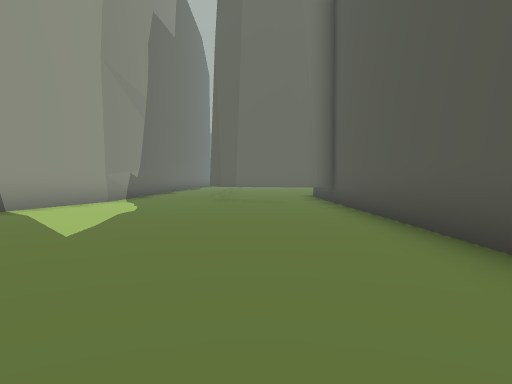
[1] (above)

24 first-person views from a walk through a 3-D level made in the Unity game engine. The camera is 1.2 m above the floor, tilts 2° down and sees 70° across. The floor is counted in squares, 2 m on a side. Each view is taken from the middle of a square. On the plan, view 1 faces up. The plan holds only what a view shows up to about 10 squares ahead; the rest is blank. The place goes on beyond the plan. The player is left out.

[2]
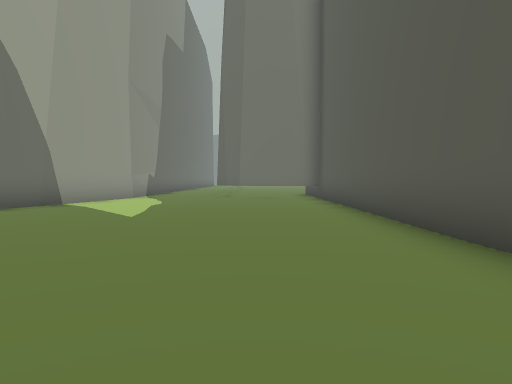

[3]
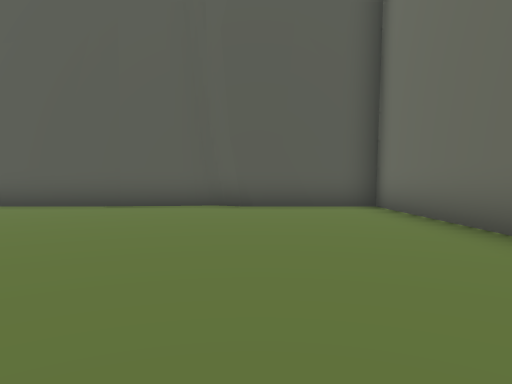

[4]
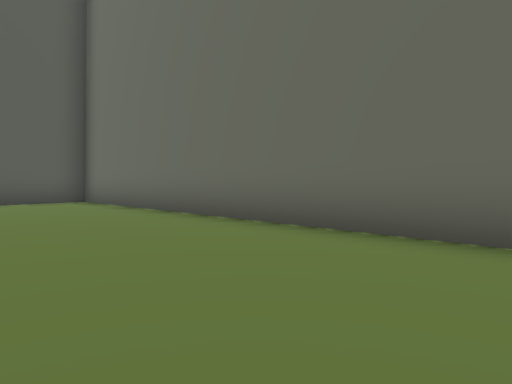

[5]
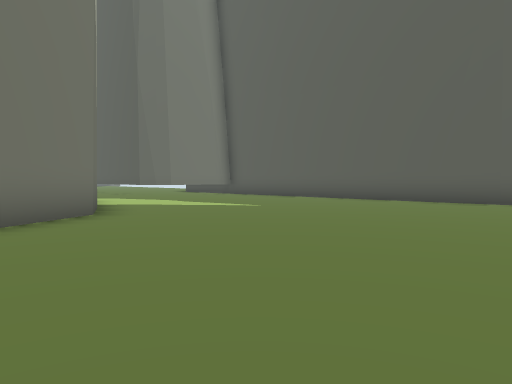

[6]
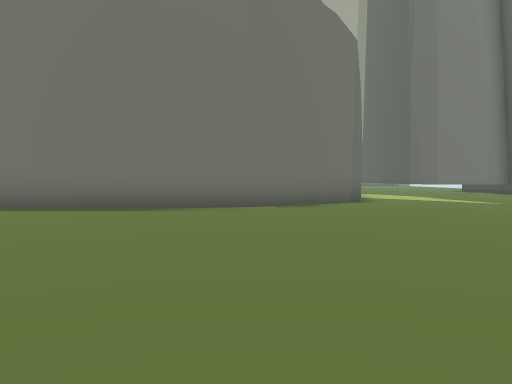

[7]
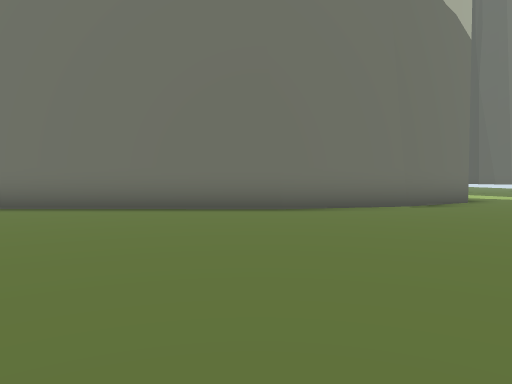

[8]
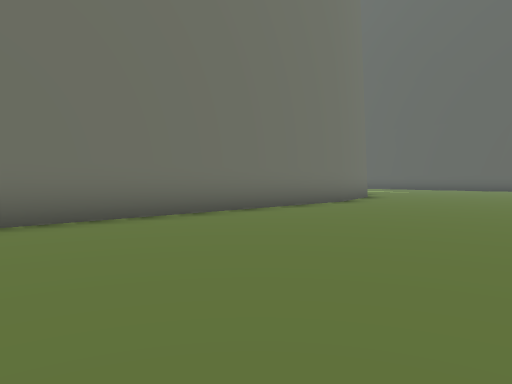

[9]
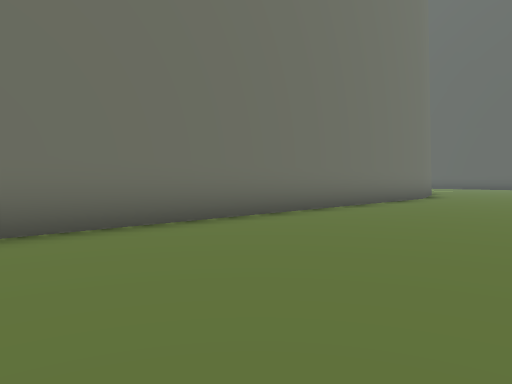

[10]
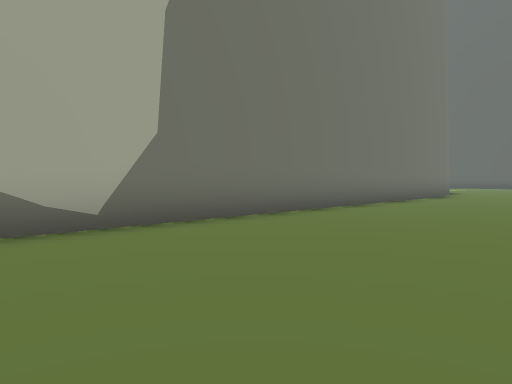

[11]
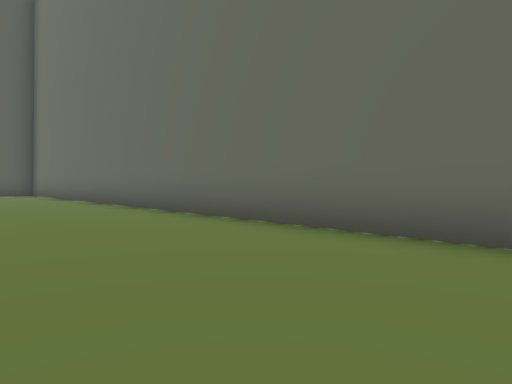

[12]
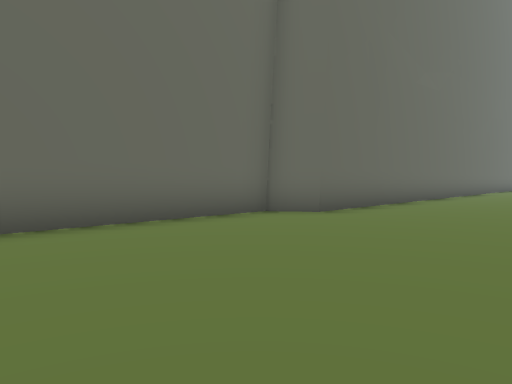

[13]
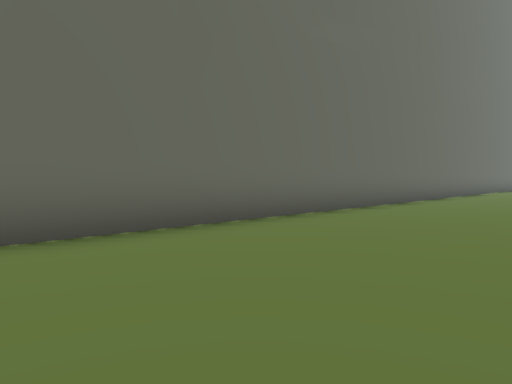

[14]
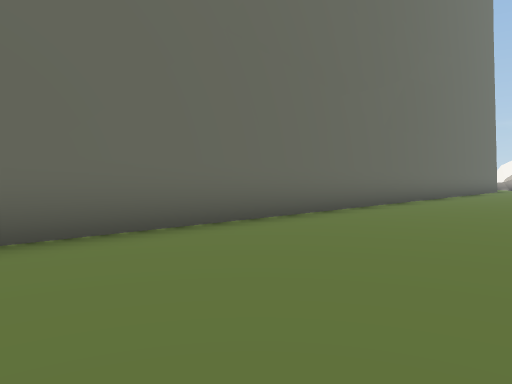

[15]
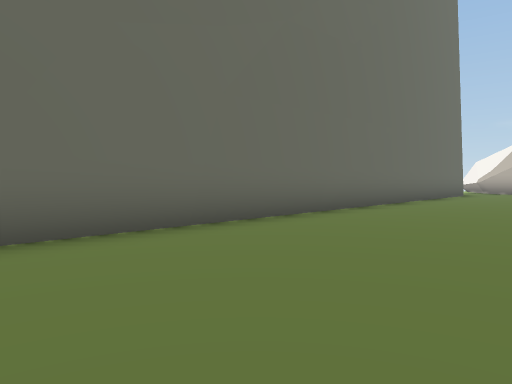

[16]
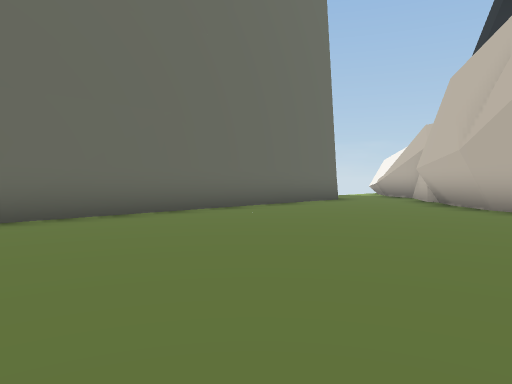

[17]
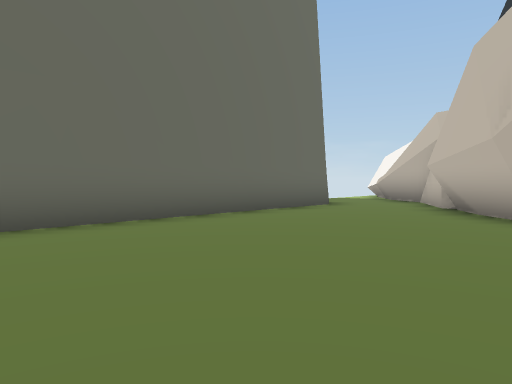

[18]
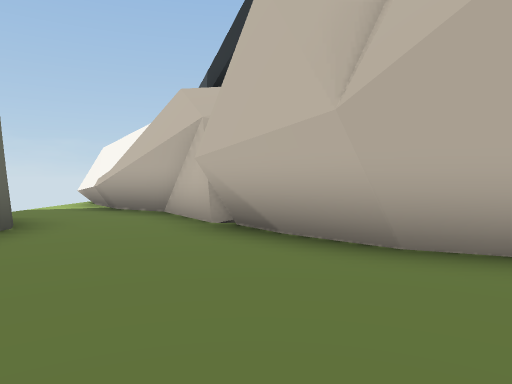

[19]
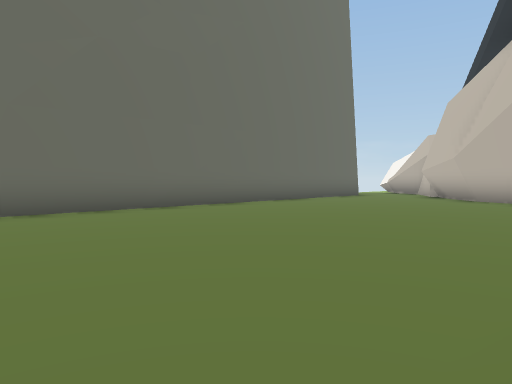

[20]
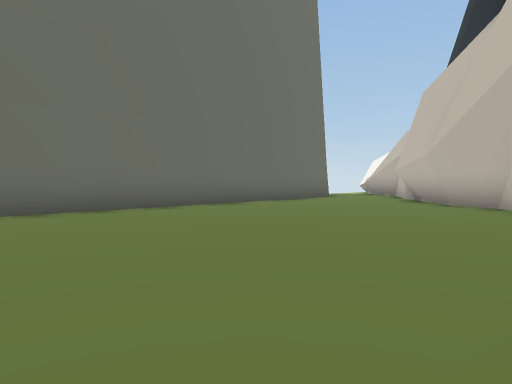

[21]
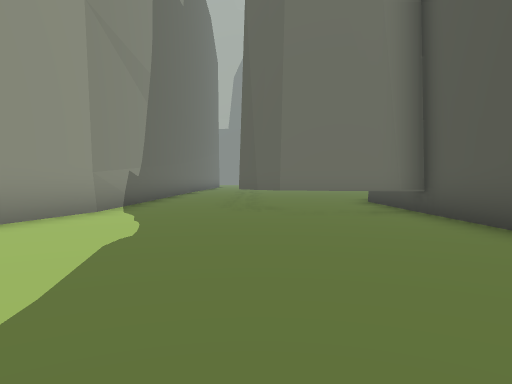

[22]
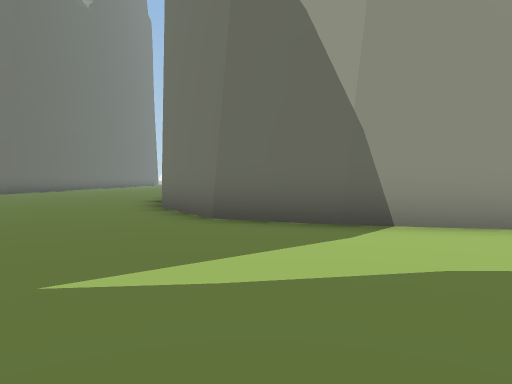

[23]
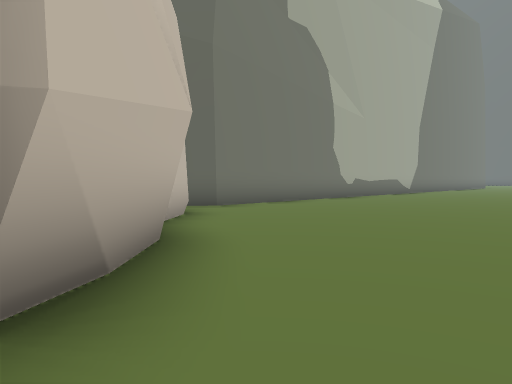

[24]
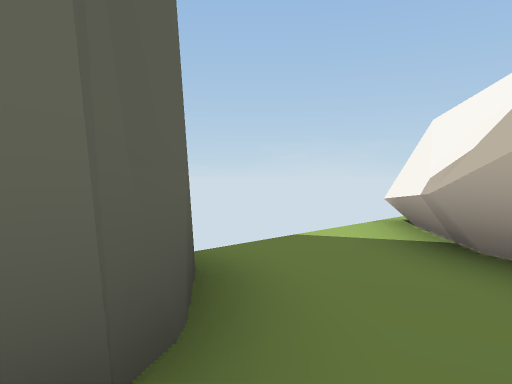

### Floor plan
Points are (right, up) in squares from view 1. A wall is a line through its corners. A room is listed if a view was taken in it or the views show most of it. See-through windows are left out.
Room 1 (views 1, 2, 3, 4, 5, 6, 7, 8, 9, 10, 11, 12, 13, 14, 15, 16, 17, 18, 19, 20, 21, 22, 24)
walls: (-13.5, 2.3) (-23.3, 2.4); (-10.4, 2.3) (-12.7, 2.3); (-4.8, 6.2) (-5.5, 4.4) (-7.7, 3) (-10.6, 2.3); (-4.6, 6.8) (-4.8, 6.1); (-2.9, -5.7) (2.1, -5.7) (2.1, -2.6) (2.3, -2.1) (2.1, 0.1); (2.1, -0.1) (2, 10.9); (2, -3) (2.2, -1.9); (-30.3, 2.5) (-31.9, 2.5); (-0.9, 10.3) (-1.4, 10.9); (1.6, 9.5) (-0.5, 10) (-1, 10.4); (-35.6, 0.3) (-36.2, -1.2); (-36, -0.9) (-37.7, -2.7); (-37, -2.1) (-37.9, -2.6); (-37.5, -5.1) (-14.6, -4.9) (-14, -5.8) (-2.6, -5.9)
low walls: (-37.1, -1.8) (-37.9, -2.4)
ways out: opening at (-37, -4) to room 2; opening at (-34, 2); opening at (-3, 10); gap at (-32, 3); gap at (-13, 3); gap at (-5, 7.5)
Room 2 (view 23)
walls: (-39.7, -4.4) (-42.2, -6.5); (-38.1, -5.6) (-37.3, -4.9); (-38.5, -6) (-37.8, -5.2) (-37.5, -5.1); (-39.2, -3.1) (-40.3, -5.1) (-42.2, -6.4); (-38, -2.7) (-39.5, -3.7)
ways out: opening at (-37, -4) to room 1

Where each view was taken, in squares from view 1:
view 1: 0 up, 0 right, facing up
view 2: 2 down, 0 right, facing up
view 3: 3 down, 6 left, facing right
view 4: 2 down, 8 left, facing down-right
view 5: 2 down, 8 left, facing up-right
view 6: 5 down, 8 left, facing up
view 7: 5 down, 11 left, facing up
view 8: 3 down, 19 left, facing up-right
view 9: 2 down, 22 left, facing up-right
view 10: 2 down, 24 left, facing up-right
view 11: 2 down, 13 left, facing down-right
view 12: 1 down, 9 left, facing down-left
view 13: 1 down, 14 left, facing down-left
view 14: 1 down, 18 left, facing down-left
view 15: 1 down, 23 left, facing down-left
view 16: 1 up, 28 left, facing down-left
view 17: 0 up, 30 left, facing down-left
view 18: 2 down, 33 left, facing left
view 19: 2 up, 25 left, facing down-left
view 20: 2 up, 27 left, facing down-left
view 21: 3 up, 1 left, facing up
view 22: 5 up, 0 right, facing left
view 23: 4 down, 38 left, facing up-right
view 24: 4 down, 37 left, facing down-left
